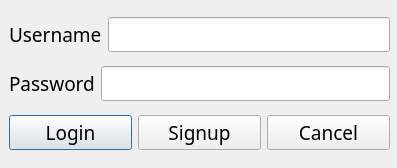
<?xml version="1.0" encoding="UTF-8"?>
<ui version="4.0">
 <class>Login</class>
 <widget class="QDialog" name="Login">
  <property name="geometry">
   <rect>
    <x>0</x>
    <y>0</y>
    <width>397</width>
    <height>168</height>
   </rect>
  </property>
  <property name="windowTitle">
   <string>Login</string>
  </property>
  <widget class="QWidget" name="verticalLayoutWidget">
   <property name="geometry">
    <rect>
     <x>9</x>
     <y>9</y>
     <width>381</width>
     <height>151</height>
    </rect>
   </property>
   <property name="font">
    <font>
     <family>IRANYekan</family>
     <pointsize>14</pointsize>
    </font>
   </property>
   <layout class="QVBoxLayout" name="verticalLayout">
    <item>
     <layout class="QHBoxLayout" name="horizontalLayout">
      <item>
       <widget class="QLabel" name="label">
        <property name="font">
         <font>
          <family>IRANYekan</family>
          <pointsize>14</pointsize>
         </font>
        </property>
        <property name="text">
         <string>Username</string>
        </property>
       </widget>
      </item>
      <item>
       <widget class="QLineEdit" name="lineEdit">
        <property name="font">
         <font>
          <family>IRANYekan</family>
          <pointsize>14</pointsize>
         </font>
        </property>
       </widget>
      </item>
     </layout>
    </item>
    <item>
     <layout class="QHBoxLayout" name="horizontalLayout_2">
      <item>
       <widget class="QLabel" name="label_2">
        <property name="font">
         <font>
          <family>IRANYekan</family>
          <pointsize>14</pointsize>
         </font>
        </property>
        <property name="text">
         <string>Password</string>
        </property>
       </widget>
      </item>
      <item>
       <widget class="QLineEdit" name="lineEdit_2">
        <property name="font">
         <font>
          <family>IRANYekan</family>
          <pointsize>14</pointsize>
         </font>
        </property>
       </widget>
      </item>
     </layout>
    </item>
    <item>
     <layout class="QHBoxLayout" name="horizontalLayout_3">
      <item>
       <widget class="QPushButton" name="pushButton">
        <property name="font">
         <font>
          <family>IRANYekan</family>
          <pointsize>14</pointsize>
         </font>
        </property>
        <property name="text">
         <string>Login</string>
        </property>
       </widget>
      </item>
      <item>
       <widget class="QPushButton" name="pushButton_2">
        <property name="font">
         <font>
          <family>IRANYekan</family>
          <pointsize>14</pointsize>
         </font>
        </property>
        <property name="text">
         <string>Signup</string>
        </property>
       </widget>
      </item>
      <item>
       <widget class="QPushButton" name="pushButton_3">
        <property name="font">
         <font>
          <family>IRANYekan</family>
          <pointsize>14</pointsize>
         </font>
        </property>
        <property name="text">
         <string>Cancel</string>
        </property>
       </widget>
      </item>
     </layout>
    </item>
   </layout>
  </widget>
 </widget>
 <resources/>
 <connections/>
</ui>
